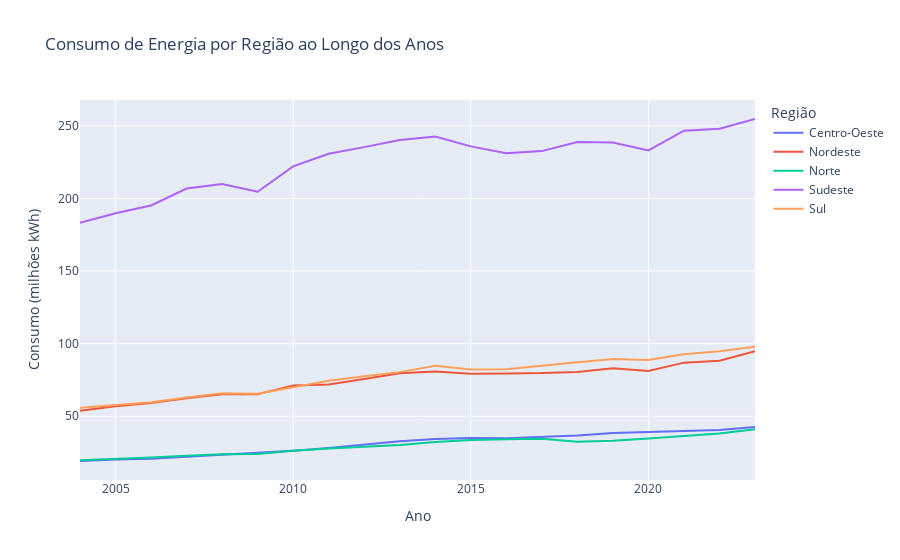

Notebook source saved alongside this figure:
### Markdown cell above
Insight: O número de consumidores cresce de forma consistente, indicando expansão do acesso à energia.

### Code cell
# 3. Consumo por região ao longo dos anos
fig3 = px.line(
    df_plot.groupby(['ano', 'regiao'])['consumo_milhao'].sum().reset_index(),
    x='ano', y='consumo_milhao', color='regiao',
    title='Consumo de Energia por Região ao Longo dos Anos',
    labels={'consumo_milhao': 'Consumo (milhões kWh)', 'ano': 'Ano', 'regiao': 'Região'}
)
fig3.show()

### Figure 1 — Plotly figure (JSON) as saved in the notebook; plotly's stock layout.template omitted (floating-point values rounded to 4 significant figures)
{"data": [{"hovertemplate": "Região=Centro-Oeste<br>Ano=%{x}<br>Consumo (milhões kWh)=%{y}<extra></extra>", "legendgroup": "Centro-Oeste", "line": {"color": "#636efa", "dash": "solid"}, "marker": {"symbol": "circle"}, "mode": "lines", "name": "Centro-Oeste", "orientation": "v", "showlegend": true, "type": "scatter", "x": [2004, 2005, 2006, 2007, 2008, 2009, 2010, 2011, 2012, 2013, 2014, 2015, 2016, 2017, 2018, 2019, 2020, 2021, 2022, 2023], "xaxis": "x", "y": [19.22, 20.24, 20.69, 22.03, 23.65, 24.9, 26.31, 28.2, 30.72, 32.76, 34.38, 35.13, 34.86, 35.72, 36.85, 38.42, 38.94, 39.84, 40.56, 42.66], "yaxis": "y"}, {"hovertemplate": "Região=Nordeste<br>Ano=%{x}<br>Consumo (milhões kWh)=%{y}<extra></extra>", "legendgroup": "Nordeste", "line": {"color": "#EF553B", "dash": "solid"}, "marker": {"symbol": "circle"}, "mode": "lines", "name": "Nordeste", "orientation": "v", "showlegend": true, "type": "scatter", "x": [2004, 2005, 2006, 2007, 2008, 2009, 2010, 2011, 2012, 2013, 2014, 2015, 2016, 2017, 2018, 2019, 2020, 2021, 2022, 2023], "xaxis": "x", "y": [53.79, 56.9, 59.06, 62.37, 65.1, 65.24, 71.2, 71.91, 75.61, 79.69, 80.75, 79.21, 79.5, 79.73, 80.5, 83.14, 81.17, 86.92, 88.19, 94.84], "yaxis": "y"}, {"hovertemplate": "Região=Norte<br>Ano=%{x}<br>Consumo (milhões kWh)=%{y}<extra></extra>", "legendgroup": "Norte", "line": {"color": "#00cc96", "dash": "solid"}, "marker": {"symbol": "circle"}, "mode": "lines", "name": "Norte", "orientation": "v", "showlegend": true, "type": "scatter", "x": [2004, 2005, 2006, 2007, 2008, 2009, 2010, 2011, 2012, 2013, 2014, 2015, 2016, 2017, 2018, 2019, 2020, 2021, 2022, 2023], "xaxis": "x", "y": [19.79, 20.56, 21.55, 22.85, 23.87, 24.08, 26.22, 27.76, 29.05, 30.2, 32.36, 33.71, 34.27, 34.51, 32.44, 33.09, 34.72, 36.48, 38.1, 41.04], "yaxis": "y"}, {"hovertemplate": "Região=Sudeste<br>Ano=%{x}<br>Consumo (milhões kWh)=%{y}<extra></extra>", "legendgroup": "Sudeste", "line": {"color": "#ab63fa", "dash": "solid"}, "marker": {"symbol": "circle"}, "mode": "lines", "name": "Sudeste", "orientation": "v", "showlegend": true, "type": "scatter", "x": [2004, 2005, 2006, 2007, 2008, 2009, 2010, 2011, 2012, 2013, 2014, 2015, 2016, 2017, 2018, 2019, 2020, 2021, 2022, 2023], "xaxis": "x", "y": [183.1, 189.7, 195.1, 206.8, 209.9, 204.6, 222.0, 230.7, 235.3, 240.1, 242.5, 235.8, 231.0, 232.5, 238.8, 238.5, 233.0, 246.6, 247.9, 254.6], "yaxis": "y"}, {"hovertemplate": "Região=Sul<br>Ano=%{x}<br>Consumo (milhões kWh)=%{y}<extra></extra>", "legendgroup": "Sul", "line": {"color": "#FFA15A", "dash": "solid"}, "marker": {"symbol": "circle"}, "mode": "lines", "name": "Sul", "orientation": "v", "showlegend": true, "type": "scatter", "x": [2004, 2005, 2006, 2007, 2008, 2009, 2010, 2011, 2012, 2013, 2014, 2015, 2016, 2017, 2018, 2019, 2020, 2021, 2022, 2023], "xaxis": "x", "y": [55.94, 57.89, 59.69, 63.0, 65.9, 65.53, 69.93, 74.47, 77.49, 80.39, 84.82, 82.15, 82.43, 85.0, 87.17, 89.42, 88.7, 92.76, 94.68, 97.86], "yaxis": "y"}], "layout": {"legend": {"title": {"text": "Região"}, "tracegroupgap": 0}, "title": {"text": "Consumo de Energia por Região ao Longo dos Anos"}, "xaxis": {"anchor": "y", "domain": [0, 1], "title": {"text": "Ano"}}, "yaxis": {"anchor": "x", "domain": [0, 1], "title": {"text": "Consumo (milhões kWh)"}}}}
